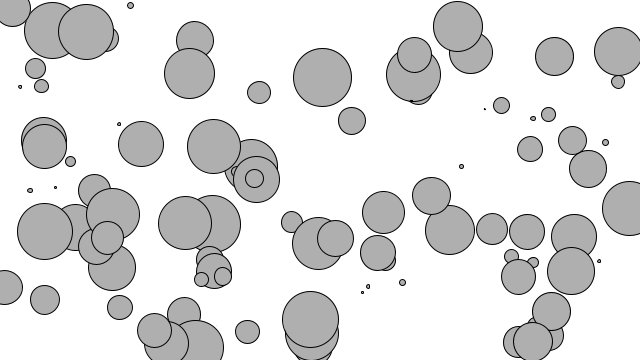
Frame 1 (no input)
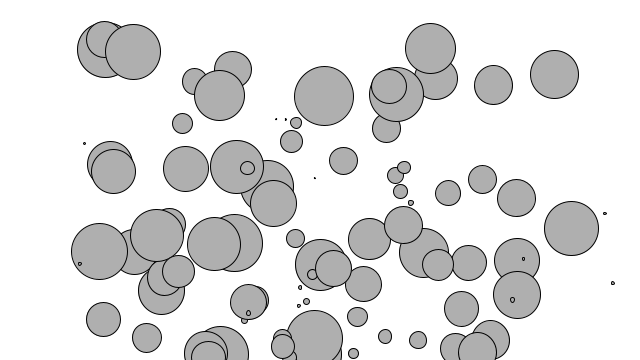
Frame 60 (the mouse pressed at the canvas centre just before this capture)
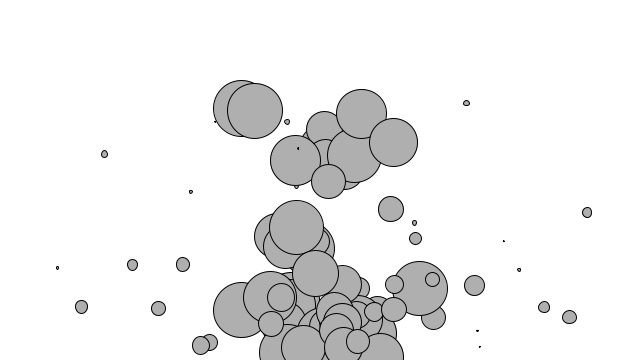
Frame 120 (the mouse held since frame 60 and released just before this capture)

The Processing sketch that drew these frames (run headless with seeded random() and noise(); from frame 60 on, the mouse is pressed at the canvas centre):

// Processing sketch: ex2_1_force
// ── ex2_1_force.pde
class Mover
{
  PVector location;
  PVector velocity;
  PVector acceleration;

  float mass;

  public Mover(float m, PVector loc){
    location = loc;
    velocity = new PVector(0, 0);
    acceleration = new PVector(0, 0);
    // 質量
    mass = m;
  }

  /**
   * 力を加える
   * @param force 力のベクトル
   */
  void applyForce(PVector force){
    // 力を質量で割る
    PVector f = PVector.div(force, mass);
    // 力を加速度に積算する
    acceleration.add(f);
  }

  void update(){
    // 力を加え
    velocity.add(acceleration);
    location.add(velocity);
    // 力(加速度)を元に戻す
    acceleration.mult(0);
  }

  void display(){
    stroke(0);
    fill(175);
    // 質量に応じて大きさを変える
    ellipse(location.x, location.y, mass * 6, mass* 6);
  }

  /**
   * 端に付いたら反対に側に行く
   */
  void checkEdges(){
    float dist;
    PVector left;
    // 端に近づくほど力がかかる
    if(location.x > 0 && location.x < (width / 2)){
      // 左側の端からの距離
      dist = ( width/2 ) - location.x;
      left = new PVector(dist * 0.001, 0);
      applyForce(left);
    }else if(location.x >= (width/2) && location.x < width){
      // 右側の端からの距離
      dist = location.x - (width/2);
      /* println("ex2_1_force::method() " + dist); */
      left = new PVector(-dist * 0.001, 0);
      applyForce(left);
    }

    /*if(location.x > width){
      location.x = width;
      velocity.x *= -1;
    }else if(location.x < 0){
      location.x = 0;
      velocity.x *= -1;
    }
    */

    if(location.y > height){
      location.y = height;
      velocity.y *= -1;
    }

  }
}

Mover[] movers = new Mover[100];

void setup(){
  size(640, 360);
  for (int i = 0; i < movers.length; i++) {
    movers[i] = new Mover(random(10), new PVector(random(width), random(height)));
  }

}

void draw(){
  background(255);

  // 風をシミュレート
  PVector wind = new PVector(0.01, 0);
  // 重力をシミュレート
  PVector gravity = new PVector(0, 0.1);
  for (int i = 0; i < movers.length; i++) {
    movers[i].applyForce(wind);
    movers[i].applyForce(gravity);
    movers[i].checkEdges();
    movers[i].update();
    movers[i].display();
  }
}
